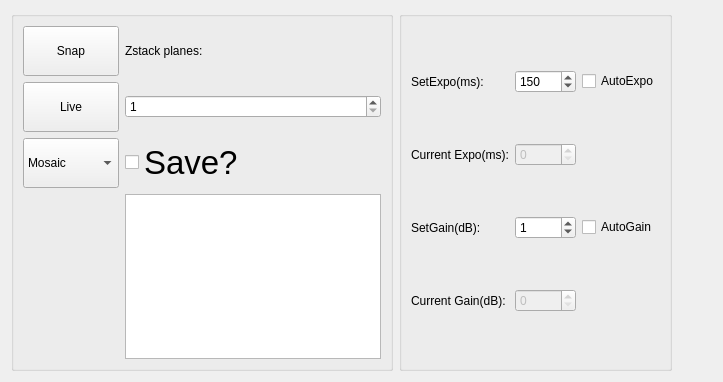
        <widget class="QWidget" name="FOVTab">
         <attribute name="title">
          <string>FOV</string>
         </attribute>
         <layout class="QHBoxLayout" name="horizontalLayout_2">
          <item>
           <widget class="QGroupBox" name="groupBox_7">
            <property name="maximumSize">
             <size>
              <width>800</width>
              <height>360</height>
             </size>
            </property>
            <property name="title">
             <string/>
            </property>
            <layout class="QGridLayout" name="gridLayout_4">
             <item row="2" column="0">
              <widget class="QPushButton" name="LiveButton">
               <property name="minimumSize">
                <size>
                 <width>0</width>
                 <height>50</height>
                </size>
               </property>
               <property name="text">
                <string>Live</string>
               </property>
               <property name="checkable">
                <bool>true</bool>
               </property>
              </widget>
             </item>
             <item row="4" column="0">
              <widget class="QComboBox" name="ACQMode">
               <property name="minimumSize">
                <size>
                 <width>0</width>
                 <height>50</height>
                </size>
               </property>
               <item>
                <property name="text">
                 <string>Mosaic</string>
                </property>
               </item>
               <item>
                <property name="text">
                 <string>Mosaic+Cut</string>
                </property>
               </item>
               <item>
                <property name="text">
                 <string>SingleCut</string>
                </property>
               </item>
               <item>
                <property name="text">
                 <string>RptCut</string>
                </property>
               </item>
              </widget>
             </item>
             <item row="0" column="0">
              <widget class="QPushButton" name="SnapButton">
               <property name="minimumSize">
                <size>
                 <width>0</width>
                 <height>50</height>
                </size>
               </property>
               <property name="text">
                <string>Snap</string>
               </property>
              </widget>
             </item>
             <item row="5" column="1">
              <widget class="QTextEdit" name="DIR">
               <property name="enabled">
                <bool>true</bool>
               </property>
               <property name="maximumSize">
                <size>
                 <width>16777215</width>
                 <height>16777215</height>
                </size>
               </property>
              </widget>
             </item>
             <item row="2" column="1">
              <widget class="QSpinBox" name="Zstack">
               <property name="maximumSize">
                <size>
                 <width>16777215</width>
                 <height>16777215</height>
                </size>
               </property>
               <property name="minimum">
                <number>1</number>
               </property>
              </widget>
             </item>
             <item row="0" column="1">
              <widget class="QLabel" name="label_9">
               <property name="maximumSize">
                <size>
                 <width>16777215</width>
                 <height>30</height>
                </size>
               </property>
               <property name="text">
                <string>Zstack planes:</string>
               </property>
              </widget>
             </item>
             <item row="4" column="1">
              <widget class="QCheckBox" name="Save">
               <property name="font">
                <font>
                 <pointsize>25</pointsize>
                </font>
               </property>
               <property name="layoutDirection">
                <enum>Qt::LeftToRight</enum>
               </property>
               <property name="text">
                <string>Save?</string>
               </property>
               <property name="iconSize">
                <size>
                 <width>30</width>
                 <height>30</height>
                </size>
               </property>
              </widget>
             </item>
            </layout>
           </widget>
          </item>
          <item>
           <widget class="QGroupBox" name="groupBox_5">
            <property name="title">
             <string/>
            </property>
            <layout class="QGridLayout" name="gridLayout_6">
             <item row="5" column="0">
              <widget class="QLabel" name="label_6">
               <property name="text">
                <string>Current Gain(dB):</string>
               </property>
              </widget>
             </item>
             <item row="2" column="0">
              <widget class="QLabel" name="label">
               <property name="text">
                <string>Current Expo(ms):</string>
               </property>
              </widget>
             </item>
             <item row="1" column="0">
              <widget class="QLabel" name="label_2">
               <property name="text">
                <string>SetExpo(ms):</string>
               </property>
              </widget>
             </item>
             <item row="1" column="2">
              <widget class="QCheckBox" name="AutoExpo">
               <property name="text">
                <string>AutoExpo</string>
               </property>
              </widget>
             </item>
             <item row="4" column="2">
              <widget class="QCheckBox" name="AutoGain">
               <property name="text">
                <string>AutoGain</string>
               </property>
              </widget>
             </item>
             <item row="4" column="0">
              <widget class="QLabel" name="label_5">
               <property name="text">
                <string>SetGain(dB):</string>
               </property>
              </widget>
             </item>
             <item row="1" column="1">
              <widget class="QSpinBox" name="Exposure">
               <property name="maximum">
                <number>10000</number>
               </property>
               <property name="value">
                <number>150</number>
               </property>
              </widget>
             </item>
             <item row="2" column="1">
              <widget class="QSpinBox" name="CurrentExpo">
               <property name="enabled">
                <bool>false</bool>
               </property>
               <property name="maximum">
                <number>10000</number>
               </property>
              </widget>
             </item>
             <item row="4" column="1">
              <widget class="QSpinBox" name="Gain">
               <property name="value">
                <number>1</number>
               </property>
              </widget>
             </item>
             <item row="5" column="1">
              <widget class="QSpinBox" name="CurrentGain">
               <property name="enabled">
                <bool>false</bool>
               </property>
              </widget>
             </item>
            </layout>
           </widget>
          </item>
          <item>
           <spacer name="horizontalSpacer_10">
            <property name="orientation">
             <enum>Qt::Horizontal</enum>
            </property>
            <property name="sizeHint" stdset="0">
             <size>
              <width>40</width>
              <height>20</height>
             </size>
            </property>
           </spacer>
          </item>
         </layout>
        </widget>
